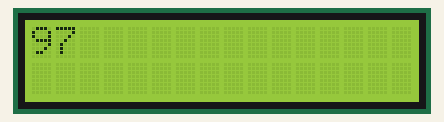
Bench run of a sketch on a simulated Arduino Uno, built with avr-gcc and run on an emulated ATmega328P. On the bench: 16×2 character LCD.

Above: at 0.16 s.
At 6.17 s:
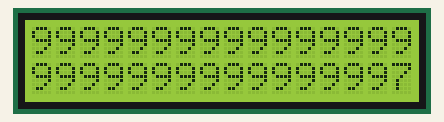
At 12.7 s:
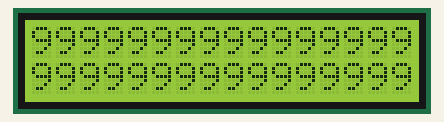
At 19.41 s:
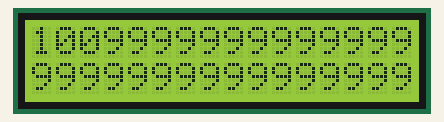
At 26.23 s:
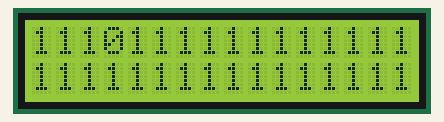
At 39.87 s:
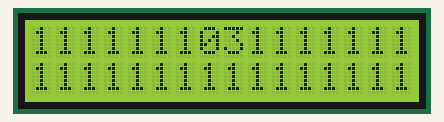

Measured:
- what the display in image 2 shows lasts 6.6 s, from 12.7 s to 19.3 s

The sketch:

EX6.ino
```cpp
// include the library code:
#include <LiquidCrystal.h>
// these constants won't change.  But you can change the size of
// your LCD using them:
const int numRows = 2;
const int numCols = 16;

// initialize the library with the numbers of the interface pins
LiquidCrystal lcd(12, 11, 5, 4, 3, 2);

void setup() {
  // set up the LCD's number of columns and rows:
  lcd.begin(numCols,numRows);
}

void loop() {
  // loop from ASCII 'a' to ASCII 'z':
  for (char thisLetter = 'a'; thisLetter <= 'z'; thisLetter++) {
    // loop over the columns:
    for (int thisRow = 0; thisRow < numRows; thisRow++) {
      // loop over the rows:
      for (int thisCol = 0; thisCol < numCols; thisCol++) {
        // set the cursor position:
        lcd.setCursor(thisCol,thisRow);
        // print the letter:
        lcd.print(thisLetter,DEC); //Show char , number
        delay(200);
      }
    }
  }
}
```
